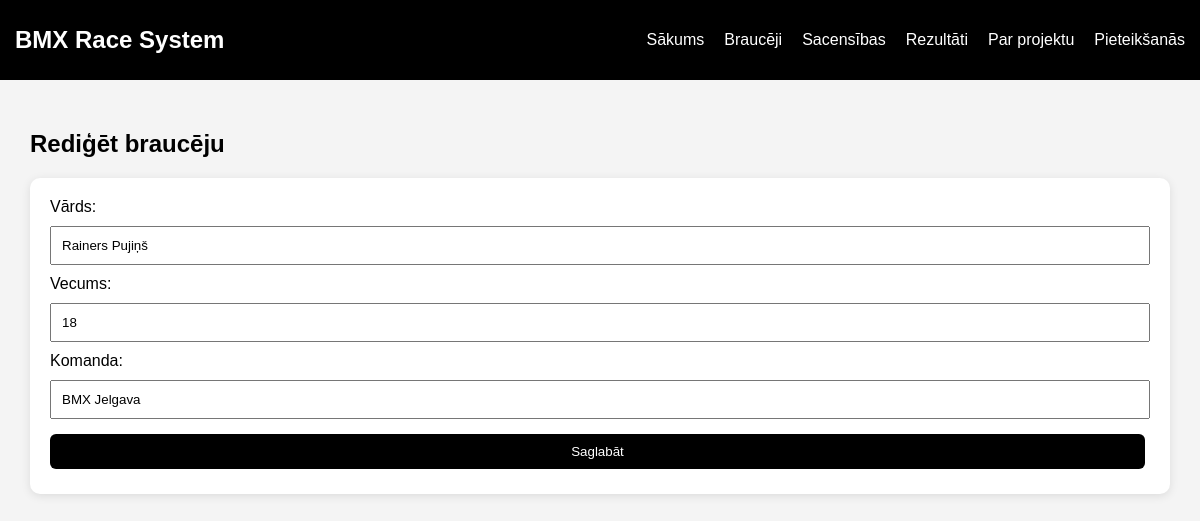
/edit_rider/2, run on the app's committed database.
### tables this page shows
CREATE TABLE riders (
            id INTEGER PRIMARY KEY AUTOINCREMENT,
            name TEXT NOT NULL,
            age INTEGER NOT NULL,
            team_id INTEGER,
            FOREIGN KEY (team_id) REFERENCES teams (id)
        );

CREATE TABLE teams (
            id INTEGER PRIMARY KEY AUTOINCREMENT,
            name TEXT NOT NULL,
            city TEXT NOT NULL
        );

### app.py (the view, shortened to what this page needs)
@app.route("/edit_rider/<int:id>", methods=["GET", "POST"])
def edit_rider(id):
    conn = get_db_connection()
    rider = conn.execute("""
        SELECT riders.id, riders.name, riders.age, teams.name AS team_name
        FROM riders
        LEFT JOIN teams ON riders.team_id = teams.id
        WHERE riders.id = ?
    """, (id,)).fetchone()
    conn.close()
    return render_template("edit_rider.html", rider=rider)

### app.py (called while the page is built)
def get_db_connection():
    conn = sqlite3.connect("database.db")
    conn.row_factory = sqlite3.Row
    return conn

### templates/edit_rider.html
{% extends "base.html" %}
{% block content %}
<h2>Rediģēt braucēju</h2>
<form method="POST" class="card">
    <label>Vārds:</label>
    <input type="text" name="name" value="{{ rider.name }}" required>
    <label>Vecums:</label>
    <input type="number" name="age" value="{{ rider.age }}" required>
    <label>Komanda:</label>
    <input type="text" name="team_name" value="{{ rider.team_name }}" required>
    <button type="submit">Saglabāt</button>
</form>
{% endblock %}

### static/style.css (style rules this page uses)
body { margin: 0; font-family: Arial, sans-serif; background-color: #f4f4f4; }
.card { background-color: white; padding: 20px; border-radius: 10px; }
.button, button { display: inline-block; background-color: black; color: white; padding: 10px 15px; border-radius: 6px; text-decoration: none; border: none; margin: 5px 5px 5px 0; cursor: pointer; }
form { display: flex; flex-direction: column; gap: 10px; }
input, select { padding: 10px; }
.card { box-shadow: 0 2px 10px rgba(0,0,0,0.1); }

### data on the page
riders: name "Rainers Pujiņš", age "18"
teams: team_name "BMX Jelgava"
